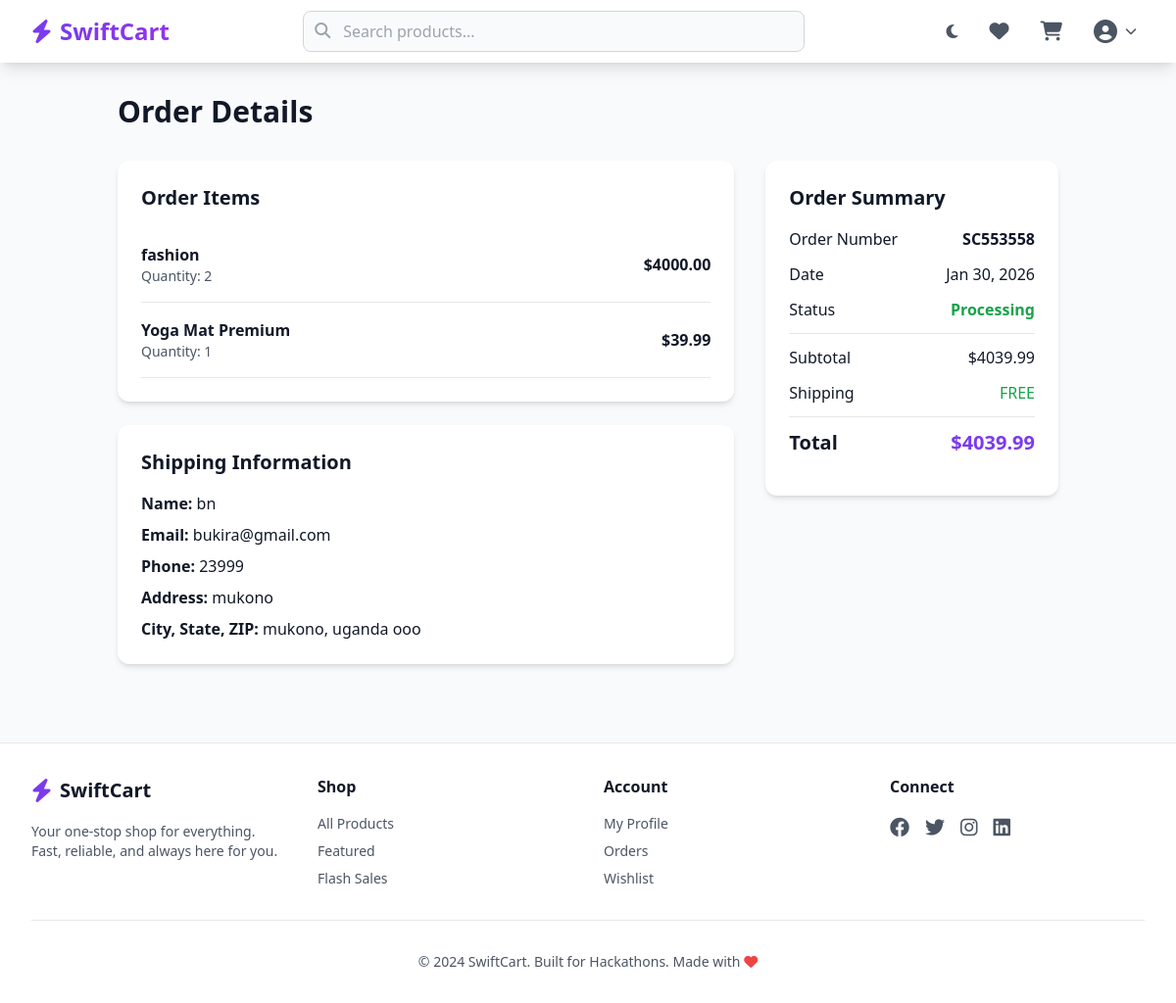
/orders/detail/1/ (signed in), run on the app's committed database.
### orders/models.py (models this page shows, shortened)
class OrderItem(models.Model):
    order = models.ForeignKey(Order, related_name='items', on_delete=models.CASCADE)
    product = models.ForeignKey(Product, on_delete=models.SET_NULL, null=True)
    product_name = models.CharField(max_length=200)  # Store name in case product is deleted
    price = models.DecimalField(max_digits=10, decimal_places=2)
    quantity = models.PositiveIntegerField(default=1)
    @property
    def total_price(self):
        return self.price * self.quantity

class Order(models.Model):
    STATUS_CHOICES = [
        ('pending', 'Pending'),
        ('processing', 'Processing'),
        ('shipped', 'Shipped'),
        ('delivered', 'Delivered'),
        ('cancelled', 'Cancelled'),
    ]
    user = models.ForeignKey(User, related_name='orders', on_delete=models.CASCADE)
    order_number = models.CharField(max_length=20, unique=True, editable=False)
    full_name = models.CharField(max_length=200)
    email = models.EmailField()
    phone = models.CharField(max_length=20)
    address = models.CharField(max_length=500)
    city = models.CharField(max_length=100)
    state = models.CharField(max_length=100)
    zip_code = models.CharField(max_length=20)
    country = models.CharField(max_length=100, default='USA')
    subtotal = models.DecimalField(max_digits=10, decimal_places=2)
    total = models.DecimalField(max_digits=10, decimal_places=2)
    status = models.CharField(max_length=20, choices=STATUS_CHOICES, default='pending')
    payment_method = models.CharField(max_length=50, default='Credit Card')
    paid = models.BooleanField(default=False)
    created_at = models.DateTimeField(auto_now_add=True)
    updated_at = models.DateTimeField(auto_now=True)
    class Meta:
        ordering = ['-created_at']

### orders/views.py (the view)
# urls.py: path('detail/<int:order_id>/', views.order_detail, name='order_detail'),
@login_required
def order_detail(request, order_id):
    order = get_object_or_404(Order, id=order_id, user=request.user)
    order_items = order.items.select_related('product').all()
    context = {
        'order': order,
        'order_items': order_items,
    }
    return render(request, 'orders/order_detail.html', context)

### cart/context_processors.py (called while the page is built)
def cart(request):
    cart_obj = None
    cart_items_count = 0
    if request.user.is_authenticated:
        cart_obj = Cart.objects.filter(user=request.user).first()
    elif request.session.session_key:
        cart_obj = Cart.objects.filter(session_key=request.session.session_key).first()
    if cart_obj:
        cart_items_count = cart_obj.total_items
    return {
        'cart': cart_obj,
        'cart_items_count': cart_items_count,
    }

### cart/models.py (called while the page is built)
    @property
    def total_items(self):
        return sum(item.quantity for item in self.items.all())

### templates/orders/order_detail.html (shortened to what this page needs)
{% extends 'base.html' %}
{% block content %}
<div class="max-w-5xl mx-auto px-4 sm:px-6 lg:px-8 py-8">
    <h1 class="text-3xl font-bold mb-8">Order Details</h1>
    <div class="grid grid-cols-1 lg:grid-cols-3 gap-8">
        <div class="lg:col-span-2">
            <div class="bg-white dark:bg-gray-800 rounded-xl shadow-md p-6 mb-6">
                <h2 class="text-xl font-bold mb-4">Order Items</h2>
                {% for item in order_items %}
                <div class="flex items-center justify-between py-4 border-b border-gray-200 dark:border-gray-700">
                    <div>
                        <h3 class="font-semibold">{{ item.product_name }}</h3>
                        <p class="text-sm text-gray-600 dark:text-gray-400">Quantity: {{ item.quantity }}</p>
                    </div>
                    <div class="text-right">
                        <p class="font-bold">${{ item.total_price }}</p>
                    </div>
                </div>
                {% endfor %}
            </div>
            <div class="bg-white dark:bg-gray-800 rounded-xl shadow-md p-6">
                <h2 class="text-xl font-bold mb-4">Shipping Information</h2>
                <p class="mb-2"><strong>Name:</strong> {{ order.full_name }}</p>
                <p class="mb-2"><strong>Email:</strong> {{ order.email }}</p>
                <p class="mb-2"><strong>Phone:</strong> {{ order.phone }}</p>
                <p class="mb-2"><strong>Address:</strong> {{ order.address }}</p>
                <p><strong>City, State, ZIP:</strong> {{ order.city }}, {{ order.state }} {{ order.zip_code }}</p>
            </div>
        </div>
        <div class="lg:col-span-1">
            <div class="bg-white dark:bg-gray-800 rounded-xl shadow-md p-6 sticky top-20">
                <h2 class="text-xl font-bold mb-4">Order Summary</h2>
                <div class="space-y-3 mb-4">
                    <div class="flex justify-between">
                        <span>Order Number</span>
                        <span class="font-bold">{{ order.order_number }}</span>
                    </div>
                    <div class="flex justify-between">
                        <span>Date</span>
                        <span>{{ order.created_at|date:"M d, Y" }}</span>
                    </div>
                    <div class="flex justify-between">
                        <span>Status</span>
                        <span class="font-bold text-green-600">{{ order.get_status_display }}</span>
                    </div>
                    <hr>
                    <div class="flex justify-between">
                        <span>Subtotal</span>
                        <span>${{ order.subtotal }}</span>
                    </div>
                    <div class="flex justify-between">
                        <span>Shipping</span>
                        <span class="text-green-600">FREE</span>
                    </div>
                    <hr>
                    <div class="flex justify-between text-xl font-bold">
                        <span>Total</span>
                        <span class="text-primary-600 dark:text-primary-400">${{ order.total }}</span>
                    </div>
                </div>
            </div>
        </div>
    </div>
</div>
{% endblock %}

### templates/base.html (shortened to what this page needs)
<!DOCTYPE html>
<html lang="en" class="scroll-smooth">
<head>
    <script src="https://cdn.tailwindcss.com"></script>
    <link rel="stylesheet" href="https://cdnjs.cloudflare.com/ajax/libs/font-awesome/6.4.0/css/all.min.css">
</head>
<body class="bg-gray-50 dark:bg-gray-900 text-gray-900 dark:text-gray-100 min-h-screen flex flex-col">
    <nav class="bg-white dark:bg-gray-800 shadow-lg sticky top-0 z-50">
        <div class="max-w-7xl mx-auto px-4 sm:px-6 lg:px-8">
            <div class="flex justify-between items-center h-16">
                <div class="flex items-center">
                    <a href="{% url 'shop:home' %}" class="flex items-center space-x-2">
                        <i class="fas fa-bolt text-primary-600 dark:text-primary-400 text-2xl"></i>
                        <span class="text-2xl font-bold bg-gradient-to-r from-primary-600 to-purple-600 bg-clip-text text-transparent">
                        </span>
                    </a>
                </div>
                <div class="hidden md:flex flex-1 max-w-lg mx-8">
                    <form action="{% url 'shop:product_list' %}" method="get" class="w-full">
                        <div class="relative">
                            <input
                                type="text"
                                name="q"
                                placeholder="Search products..."
                                class="w-full px-4 py-2 pl-10 pr-4 rounded-lg border border-gray-300 dark:border-gray-600 bg-gray-50 dark:bg-gray-700 focus:outline-none focus:ring-2 focus:ring-primary-500 dark:text-white"
                                value="{{ query|default:'' }}"
                            >
                            <i class="fas fa-search absolute left-3 top-3 text-gray-400"></i>
                        </div>
                    </form>
                </div>
                <div class="flex items-center space-x-4">
                    <button
                        id="theme-toggle"
                        class="p-2 rounded-lg hover:bg-gray-100 dark:hover:bg-gray-700 transition"
                        aria-label="Toggle dark mode"
                    >
                        <i class="fas fa-moon text-gray-600 dark:text-gray-300" id="theme-icon"></i>
                    </button>
                    {% if user.is_authenticated %}
                    <a href="{% url 'shop:wishlist' %}" class="p-2 rounded-lg hover:bg-gray-100 dark:hover:bg-gray-700 transition relative">
                        <i class="fas fa-heart text-gray-600 dark:text-gray-300 text-xl"></i>
                    </a>
                    {% endif %}
                    <a href="{% url 'cart:cart' %}" class="p-2 rounded-lg hover:bg-gray-100 dark:hover:bg-gray-700 transition relative">
                        <i class="fas fa-shopping-cart text-gray-600 dark:text-gray-300 text-xl"></i>
                    </a>
                    {% if user.is_authenticated %}
                    <div class="relative group">
                        <button class="flex items-center space-x-2 p-2 rounded-lg hover:bg-gray-100 dark:hover:bg-gray-700 transition">
                            <i class="fas fa-user-circle text-2xl text-gray-600 dark:text-gray-300"></i>
                            <i class="fas fa-chevron-down text-xs text-gray-600 dark:text-gray-300"></i>
                        </button>
                    </div>
                    {% endif %}
                </div>
            </div>
        </div>
    </nav>
    <main class="flex-grow">
        {% block content %}{% endblock %}
    </main>
    <footer class="bg-white dark:bg-gray-800 border-t border-gray-200 dark:border-gray-700 mt-12">
        <div class="max-w-7xl mx-auto px-4 sm:px-6 lg:px-8 py-8">
            <div class="grid grid-cols-1 md:grid-cols-4 gap-8">
                <div>
                    <div class="flex items-center space-x-2 mb-4">
                        <i class="fas fa-bolt text-primary-600 dark:text-primary-400 text-2xl"></i>
                        <span class="text-xl font-bold">SwiftCart</span>
                    </div>
                    <p class="text-gray-600 dark:text-gray-400 text-sm">
                        Your one-stop shop for everything. Fast, reliable, and always here for you.
                    </p>
                </div>
                <div>
                    <h3 class="font-semibold mb-4">Shop</h3>
                    <ul class="space-y-2 text-sm">
                        <li><a href="{% url 'shop:product_list' %}" class="text-gray-600 dark:text-gray-400 hover:text-primary-600 dark:hover:text-primary-400">All Products</a></li>
                        <li><a href="{% url 'shop:home' %}" class="text-gray-600 dark:text-gray-400 hover:text-primary-600 dark:hover:text-primary-400">Featured</a></li>
                        <li><a href="{% url 'shop:home' %}" class="text-gray-600 dark:text-gray-400 hover:text-primary-600 dark:hover:text-primary-400">Flash Sales</a></li>
                    </ul>
                </div>
                <div>
                    <h3 class="font-semibold mb-4">Account</h3>
                    <ul class="space-y-2 text-sm">
                        {% if user.is_authenticated %}
                        <li><a href="{% url 'accounts:profile' %}" class="text-gray-600 dark:text-gray-400 hover:text-primary-600 dark:hover:text-primary-400">My Profile</a></li>
                        <li><a href="{% url 'orders:order_history' %}" class="text-gray-600 dark:text-gray-400 hover:text-primary-600 dark:hover:text-primary-400">Orders</a></li>
                        <li><a href="{% url 'shop:wishlist' %}" class="text-gray-600 dark:text-gray-400 hover:text-primary-600 dark:hover:text-primary-400">Wishlist</a></li>
                        {% else %}
                        <li><a href="{% url 'accounts:login' %}" class="text-gray-600 dark:text-gray-400 hover:text-primary-600 dark:hover:text-primary-400">Login</a></li>
                        <li><a href="{% url 'accounts:register' %}" class="text-gray-600 dark:text-gray-400 hover:text-primary-600 dark:hover:text-primary-400">Register</a></li>
                        {% endif %}
                    </ul>
                </div>
                <div>
                    <h3 class="font-semibold mb-4">Connect</h3>
                    <div class="flex space-x-4">
                        <a href="#" class="text-gray-600 dark:text-gray-400 hover:text-primary-600 dark:hover:text-primary-400">
                            <i class="fab fa-facebook text-xl"></i>
                        </a>
                        <a href="#" class="text-gray-600 dark:text-gray-400 hover:text-primary-600 dark:hover:text-primary-400">
                            <i class="fab fa-twitter text-xl"></i>
                        </a>
                        <a href="#" class="text-gray-600 dark:text-gray-400 hover:text-primary-600 dark:hover:text-primary-400">
                            <i class="fab fa-instagram text-xl"></i>
                        </a>
                        <a href="#" class="text-gray-600 dark:text-gray-400 hover:text-primary-600 dark:hover:text-primary-400">
                            <i class="fab fa-linkedin text-xl"></i>
                        </a>
                    </div>
                </div>
            </div>
            <div class="border-t border-gray-200 dark:border-gray-700 mt-8 pt-8 text-center text-sm text-gray-600 dark:text-gray-400">
                <p>&copy; 2024 SwiftCart. Built for Hackathons. Made with <i class="fas fa-heart text-red-500"></i></p>
            </div>
        </div>
    </footer>
</body>
</html>

### templates/base.html (style rules this page uses)
* { transition-property: background-color, border-color, color, fill, stroke; transition-duration: 200ms; }

### data on the page
OrderItem: product_name "fashion", quantity "2", total_price "4000.00"
OrderItem: product_name "Yoga Mat Premium", quantity "1", total_price "39.99"
Order: full_name "bn", email "bukira@gmail.com", phone "23999", address "mukono", city "mukono", state "uganda", zip_code "ooo", order_number "SC553558", created_at "Jan 30, 2026", status "Processing", subtotal "4039.99", total "4039.99"
